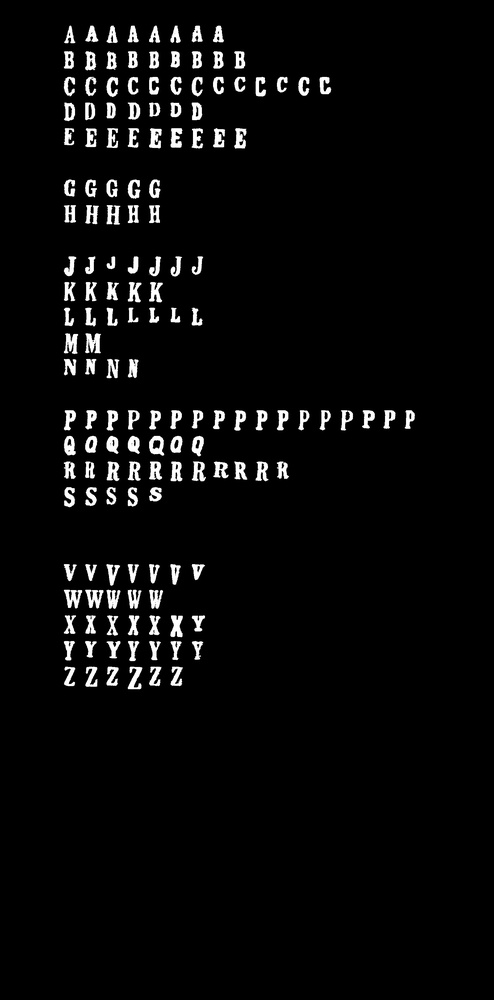
#> input picture eng.hsfalpha2.exp.jpg, 494 x 1000 px, shrunk from 1600 x 3237 before the run, given as the content of the folder am3 April 6 2016 1700/ROI/result/NONSTANDARD/plate_ext/test2, which was not available
$ python 'itr+cnt+(1.3).py'   (Python 2 division)
#> lines starting #> are read from the running program, lines starting #| are printed output that depends on the picture; after the words box and inside, x2 and y2 are one past the last pixel; in counts of white or black regions, pixels touching at a corner belong together; pictures that were not available may be replaced by others from this repository, and a replacement may not be noted
import cv2.cv as cv
import cv2
import tesseract
import numpy as np
import glob
import os
import subprocess
from matplotlib import pyplot as plt
import threading
global symbol
global conf
symbol=[0]
conf=[0]
a=dict()
a[0]="hsf00"
a[1]="hsf01"
a[2]="hsf02"
a[3]="hsf03"

a[4]="hsf10"
a[5]="hsf11"
a[6]="hsf12"
a[7]="hsf13"
a[8]="hsf20"
a[9]="hsf21"
a[10]="hsf22"

a[11]="hsf23"
a[12]="hsf24"

a[13]="hsf04"
a[14]="hsf30"
a[15]="hsf31"
a[16]="hsf32"
a[17]="hsf33"
a[18]="hsf34"
a[19]="hsf35"

a[20]="hsf40"
a[21]="hsf41"
a[22]="hsf43"
a[23]="hsf50"
a[23]="hsf51"
a[23]="hsf52"
a[23]="hsf53"
a[23]="hsf54"

a[24]="hsf60"
a[25]="hsf61"
a[26]="hsf62"
a[27]="hsf63"
a[28]="hsf64"
a[29]="hsf65"
a[30]="hsf66"
a[31]="hsf6extra"
a[32]="hsf6nuts"

a[33]="hsf70"
a[34]="hsf71"

a[35]="hsf72"
a[36]="hsf73"
a[37]="hsf74"
# [7 lines of commented-out code are left out]
a[44]="hsf90"
a[45]="hsf91"
a[46]="hsf92"
a[47]="hsf93"
a[48]="hsf94"
a[49]="hsf95"
a[50]="hsf55"
#a[51]="hsf8nuts"
a[51]="hsf8"


def tesseract_testing(sub,i):
    for i in a.keys():
        api=tesseract.TessBaseAPI()
        BLACK=[0,0,0]

        image = cv.CreateImageHeader((sub.shape[1], sub.shape[0]), cv.IPL_DEPTH_8U, 1)
        cv.SetData(image, sub.tostring(), sub.dtype.itemsize * 1 * sub.shape[1])########size of the image buffer, but the image step. The step is the number of bytes i
                                                                    #n one row of your image, which is pixel_depth * number_of_channels * image_width. The pixel_depth parameter is the size in by[l]tes of the data associated to one channel. In your example,
        #print image                                                                      #   it would be simply the image width (only one channel, one byte per pixel)
        row=image.width
        col=image.height
        #part3=image[2*row/3:row,2*col/3:col]
        cv.ShowImage("image", image)
        cv2.waitKey(20)

        api.Init(".",a[i],tesseract.OEM_DEFAULT)
        api.SetPageSegMode(tesseract.PSM_SINGLE_CHAR)
        tesseract.SetCvImage(image,api)
        api.Recognize(None)
        level=tesseract.RIL_SYMBOL ###Block -> Para -> TextLine -> Word -> Symbol
        ri=api.GetIterator()
        if ri != None:
            s=ri.GetUTF8Text(0)
            t=ri.Confidence(0)
        api.End()
        #print conf
        conf.append(t)
        symbol.append(s)
    indx=conf.index(max(conf))
    return indx


####eng8all+eng86g+eng82z+eng8tvy+eng81+eng8ceg+eng8qd0+eng8b+eng8a

'''
api_sh.SetVariable("applybox_learn_chars_and_char_frags_mode","1")
api_sh.SetVariable("tessedit_adapt_to_char_fragments",'1')
api_dhruv.SetVariable("applybox_learn_chars_and_char_frags_mode","1")
api_dhruv.SetVariable("tessedit_adapt_to_char_fragments",'1')
api_sh.SetVariable("load_system_dawg",'F')
api_sh.SetVariable("load_freq_dawg",'F')
api_sh.SetVariable("load_punc_dawg",'F')
api_sh.SetVariable("load_number_dawg",'F')
api_sh.SetVariable("load_unambig_dawg",'F')
api_sh.SetVariable("load_bigram_dawg",'F')
api_sh.SetVariable("load_fixed_length_dawgs",'F')
'''
sub=np.zeros((60,30,1),np.uint8)

#path="C:/Users/HP/Desktop/font classification/00010/"
path= "C:/Jkd/Data/Cam3 April 6 2016 1700/ROI/result/NONSTANDARD/plate_ext/test2"
#print 2
files=glob.glob(os.path.join(path,"*.jpg"))
count=0
file1=open('outputs.txt','w')

for f in files:
    file1.write(str(f)+'\n')
    print f
    count=count+1
    #print count
    #image=cv.LoadImage(f, cv.CV_LOAD_IMAGE_GRAYSCALE)
    img=cv2.imread(f)
#> img is the input picture: shape (1000, 494, 3); min 0, max 255, mean 10.1
    gray = cv2.cvtColor(img,cv2.COLOR_BGR2GRAY)
    ret, inv = cv2.threshold(gray,127,255,cv2.THRESH_BINARY)
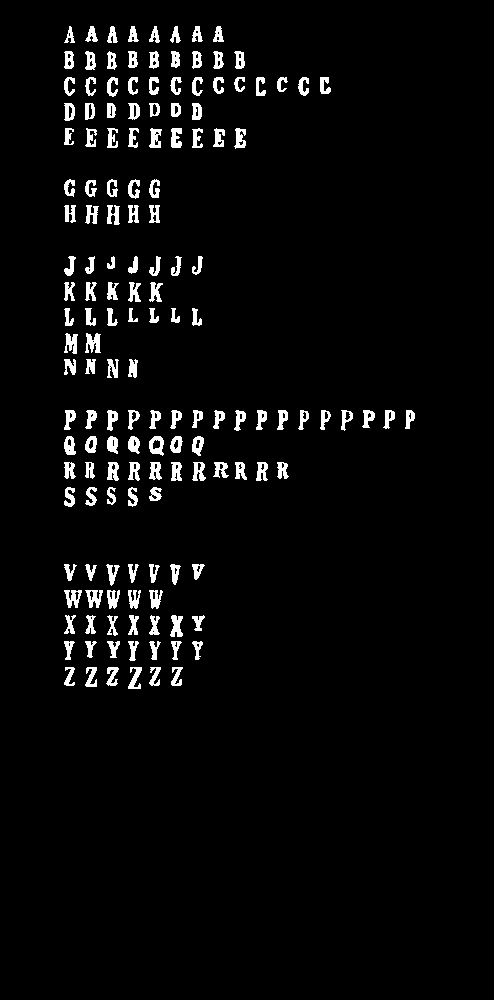
#> inv: shape (1000, 494); 3.9% white; 153 white regions, largest, box (x1, y1, x2, y2) and area: (85, 333, 101, 353) 212, (170, 615, 183, 637) 191, (85, 590, 103, 608) 186
    kernel=np.ones((3,3),np.uint8)
    #k=cv2.erode(inv,kernel,2)
    inv1=inv.copy()
    kernel1=cv2.getStructuringElement(cv2.MORPH_RECT,(80,10))
    l=cv2.dilate(inv1,kernel1,20)
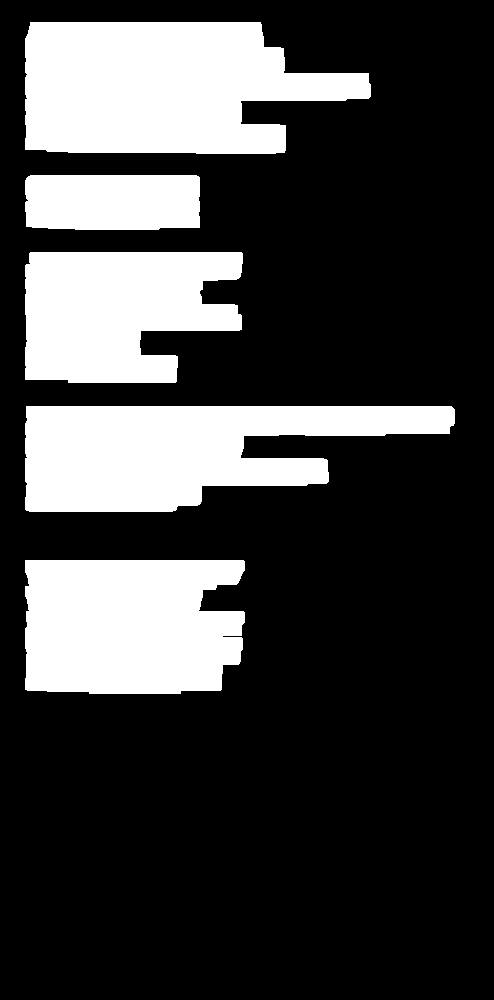
#> l: shape (1000, 494); 25.2% white; 5 white regions
    contours,hierarchy=cv2.findContours(l,cv2.RETR_LIST,cv2.CHAIN_APPROX_NONE)
#> contours = 5 contours; box (x1, y1, x2, y2) and area: (25, 22, 371, 154) 34256, (25, 406, 455, 512) 29717, (25, 560, 245, 694) 26759, (25, 252, 243, 383) 22554, (25, 175, 200, 230) 9192
    temp=len(contours)
#> temp = 5
    parts=[[0]]*10
    #print temp
    x=[0]*50

    y=[0]*50
    w=[0]*50
    h=[0]*50

    for i in range(temp):

        parts[i]=np.zeros((inv.shape[0],inv.shape[1]),np.uint8)
        x[i],y[i],w[i],h[i]=cv2.boundingRect(contours[i])
        t=inv1[y[i]:y[i]+h[i],x[i]:x[i]+w[i]].copy()
        parts[i][y[i]:y[i]+h[i],x[i]:x[i]+w[i]]=t
#> this loop made 5 passes
#> pass 1, `t=inv1[y[i]:y[i]+h[i],x[i]:x[i]+w[i]].copy()`:
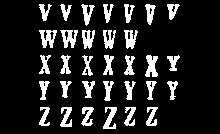
#> t: shape (134, 220); 14% white; 32 white regions, largest, box (x1, y1, x2, y2) and area: (145, 55, 158, 77) 191, (60, 30, 78, 48) 186, (39, 30, 57, 48) 185
#> pass 2, `t=inv1[y[i]:y[i]+h[i],x[i]:x[i]+w[i]].copy()`:
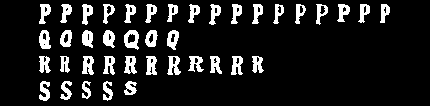
#> t: shape (106, 430); 11.9% white; 40 white regions, largest, box (x1, y1, x2, y2) and area: (124, 30, 139, 50) 184, (167, 56, 181, 75) 165, (82, 56, 94, 75) 160
#> pass 3, `t=inv1[y[i]:y[i]+h[i],x[i]:x[i]+w[i]].copy()`:
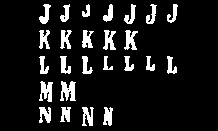
#> t: shape (131, 218); 10.4% white; 25 white regions, largest, box (x1, y1, x2, y2) and area: (60, 81, 76, 101) 212, (39, 81, 53, 102) 185, (124, 30, 138, 50) 159
#> after the loop, h = 50 values, max 134 at index 0, min 0 at index 5, mean 11.16; parts = 10 items; w = 50 values, max 430 at index 1, min 0 at index 5, mean 27.78; x = 50 values, max 25 at index 0, min 0 at index 5, mean 2.5; y = 50 values, max 560 at index 0, min 0 at index 5, mean 28.3


    #s=sorted(range(i), key=lambda indx: y[indx])
    #print s
    symbol=[0]*100
    conf=[0]*100
    for j in range(temp):
        #print parts[0]
        copy=parts[j].copy()

        contour,hierarchy=cv2.findContours(parts[j],cv2.RETR_TREE,cv2.CHAIN_APPROX_NONE)
        k=0
        for k in range(0,len(contour)):
            if hierarchy[0,k,3]==-1 :
                cnt=contour[k]
                x[k],y[k],w[k],h[k] = cv2.boundingRect(cnt)

        s=sorted(range(k), key=lambda indx: x[indx])

        for l in s:
            #print l
            if h[l]>10 and w[l]>5:
                cv2.rectangle(img,(x[l],y[l]),(x[l]+w[l],y[l]+h[l]),(255,255,255),1)
                cv2.imshow('name.jpg',img)
                cv2.waitKey(50)

                t=copy
                sub=255*np.zeros((h[l],w[l]),np.uint8)
                new=t[y[l]:y[l]+h[l],x[l]:x[l]+w[l]]
                sub=new

                _,sub=cv2.threshold(sub,127,255,cv2.THRESH_BINARY)
                sub=cv2.copyMakeBorder(sub,30,30,30,30,cv2.BORDER_CONSTANT,value=[0,0,0])
                new=cv2.copyMakeBorder(new,30,30,30,30,cv2.BORDER_CONSTANT,value=[0,0,0])
                c,hrchy=cv2.findContours(sub,cv2.RETR_TREE,cv2.CHAIN_APPROX_NONE)
                t=[0]*50
                for i in range(len(c)):
                    t[i]=c[i].size
                indx=t.index(max(t))
                cv2.drawContours(sub,c,indx,(255,255,255),-1)
                sub=cv2.bitwise_and(sub,new)

                # [4 lines of commented-out code are left out]

#> (the run stopped early here; a loop or call above may not have finished)
